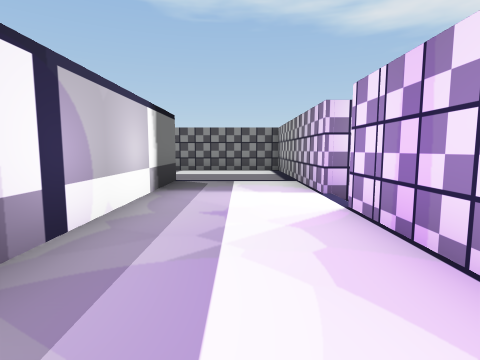
View 1 (above)

13 first-person views from a walk through a scene from a Unity 3-D project. The camera is 1.3 m above the floor, tilts 6° down and sees 80° across. The floor is counted in squares, 2 m on a side. Each view is taken from the middle of a square. On the plan, view 1 faces up. The plan holds only what a view shows up to about 9 squares ahead; the rest is blank. The place goes on beyond the plan. Some animated figures are not drawn. Door leaves are left out, so doorways stand open. Some surface patterns are stand-ins.

View 2
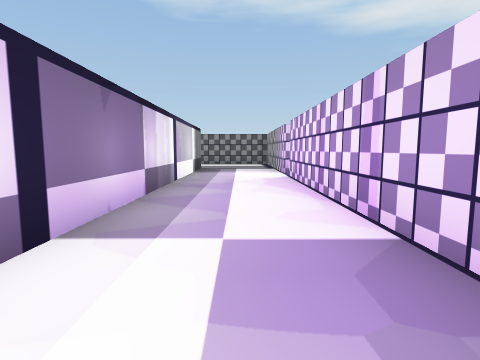

View 3
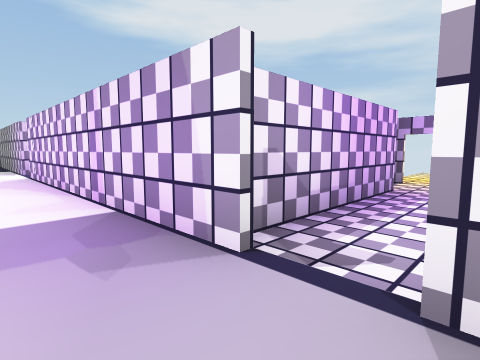

View 4
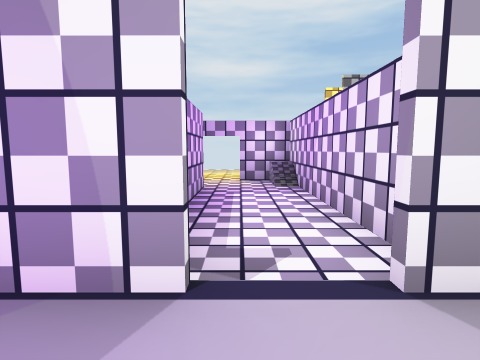

View 5
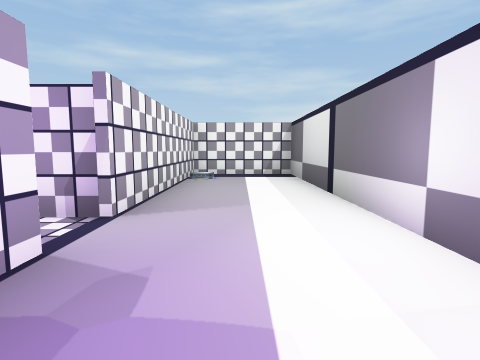

View 6
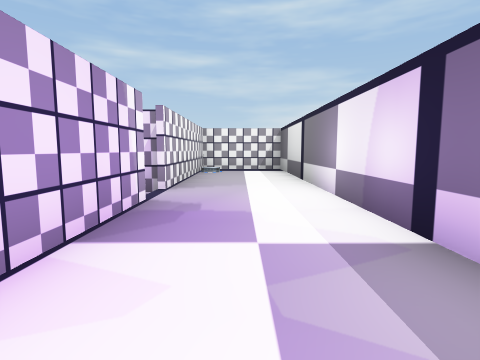

View 7
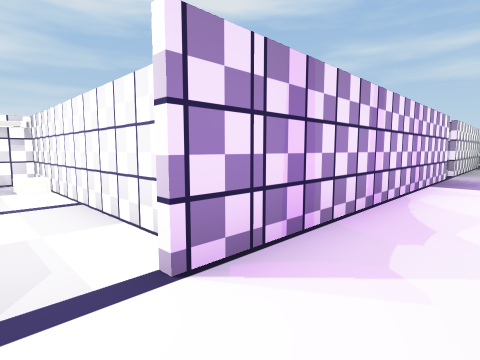

View 8
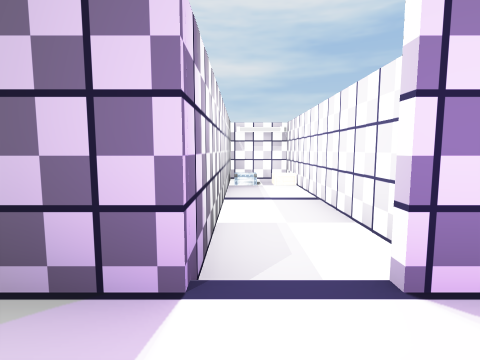

View 9
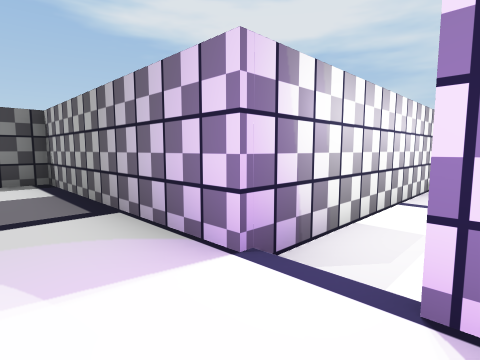

View 10
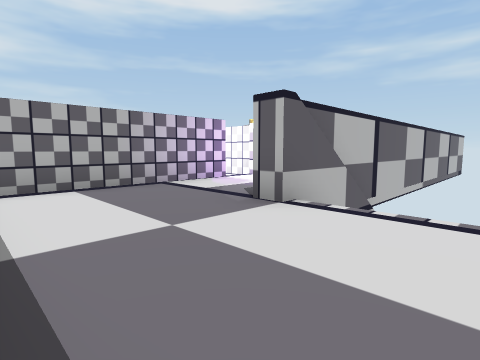

View 11
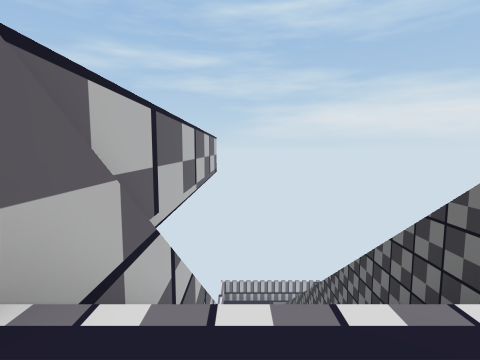

View 12
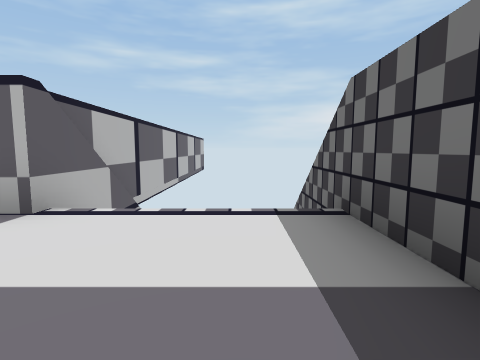

View 13
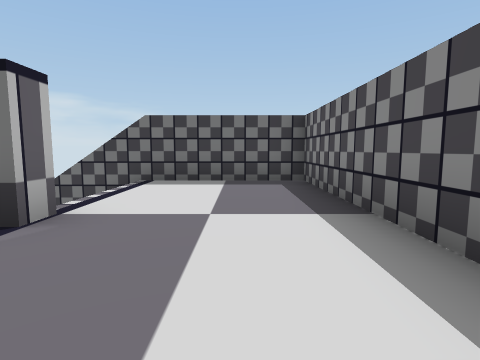

### Floor plan
Key: @ floor where view 1 was taken; # wall or solid block; . main floor; - floor 0.25 m lower than the main floor; / step, stairs or slope; D open door.
Columns run from 5 left of view 1 to 8 right of it. Each row starts with its distance up from view 1.
 10 ########
  9 #......#
  8 #......#
  7 #......#
  6 #///#..#
  5 #  /#..#######
  4 #  /#.D------#
  3 #  /#.D------#
  2 #  /#.########
  1 #  /#..#
  0 #  /#@.#
 -1    /#..#
 -2    /#..#
 -3     #..######
 -4     #..-----D
 -5     #.#-----#
 -6     #.#######
 -7     #..#
 -8     #..#
 -9     #..#
-10     ####

Positions as (right, up) in squares from view 1, and headings:
1: (0, 0), facing up
2: (0, -4), facing up
3: (0, -5), facing up-right
4: (0, -4), facing right
5: (0, -2), facing down
6: (0, 0), facing down
7: (0, 4), facing down-right
8: (0, 4), facing right
9: (0, 3), facing up-right
10: (-4, 9), facing down-right
11: (-3, 7), facing down
12: (-4, 9), facing down
13: (1, 8), facing left
